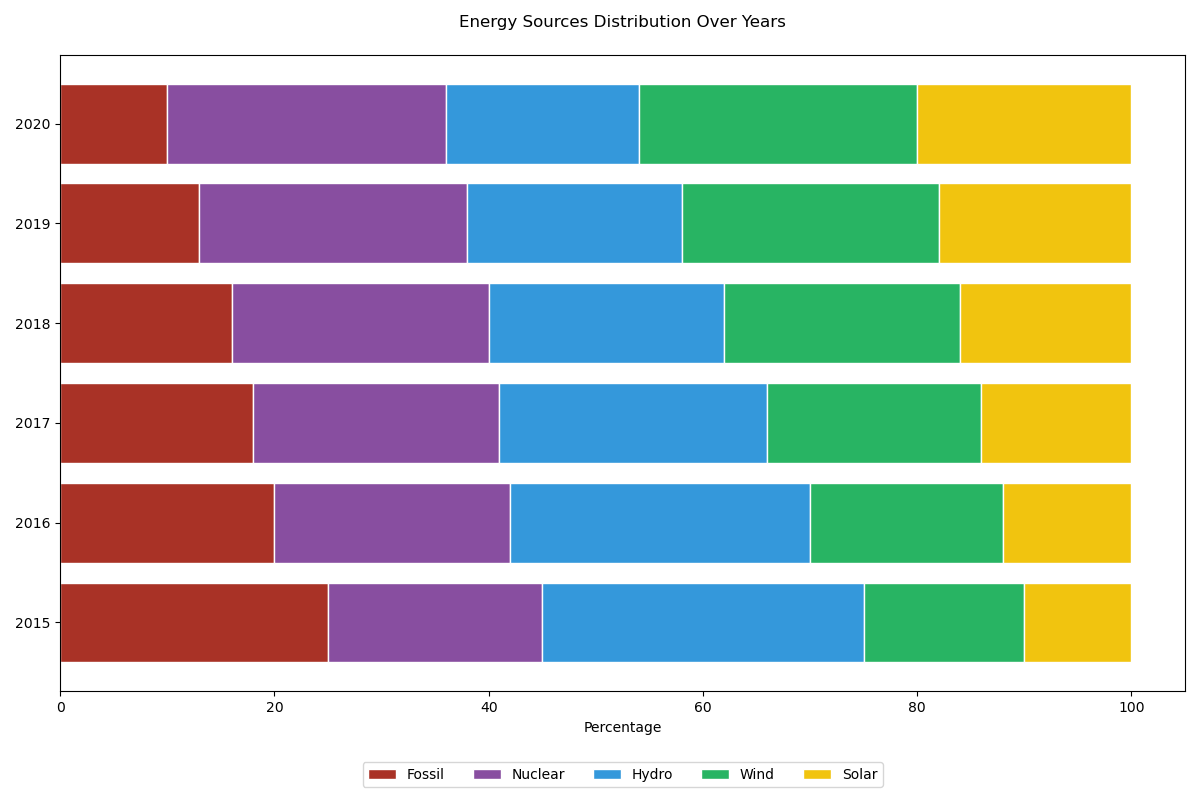

The Python source for this figure:

import matplotlib.pyplot as plt
import numpy as np

# Data
data = {
    'Year': ['2015', '2016', '2017', '2018', '2019', '2020'],
    'Solar': [10, 12, 14, 16, 18, 20],
    'Wind': [15, 18, 20, 22, 24, 26],
    'Hydro': [30, 28, 25, 22, 20, 18],
    'Nuclear': [20, 22, 23, 24, 25, 26],
    'Fossil': [25, 20, 18, 16, 13, 10]
}

years = data['Year']
solar = data['Solar']
wind = data['Wind']
hydro = data['Hydro']
nuclear = data['Nuclear']
fossil = data['Fossil']

# Plotting
fig, ax = plt.subplots(figsize=(12, 8))

bar_width = 0.8

solar_bar = np.array(solar)
wind_bar = np.array(wind)
hydro_bar = np.array(hydro)
nuclear_bar = np.array(nuclear)
fossil_bar = np.array(fossil)

bar_positions = np.arange(len(years))

ax.barh(bar_positions, fossil_bar, color='#A93226', edgecolor='white', height=bar_width, label='Fossil')
ax.barh(bar_positions, nuclear_bar, left=fossil_bar, color='#884EA0', edgecolor='white', height=bar_width, label='Nuclear')
ax.barh(bar_positions, hydro_bar, left=fossil_bar + nuclear_bar, color='#3498DB', edgecolor='white', height=bar_width, label='Hydro')
ax.barh(bar_positions, wind_bar, left=fossil_bar + nuclear_bar + hydro_bar, color='#28B463', edgecolor='white', height=bar_width, label='Wind')
ax.barh(bar_positions, solar_bar, left=fossil_bar + nuclear_bar + hydro_bar + wind_bar, color='#F1C40F', edgecolor='white', height=bar_width, label='Solar')

# Customizing the plot
ax.set_yticks(bar_positions)
ax.set_yticklabels(years)
ax.set_xlabel('Percentage')
ax.set_title('Energy Sources Distribution Over Years', pad=20)
ax.legend(loc='upper center', bbox_to_anchor=(0.5, -0.1), ncol=5)

plt.tight_layout()
plt.show()
